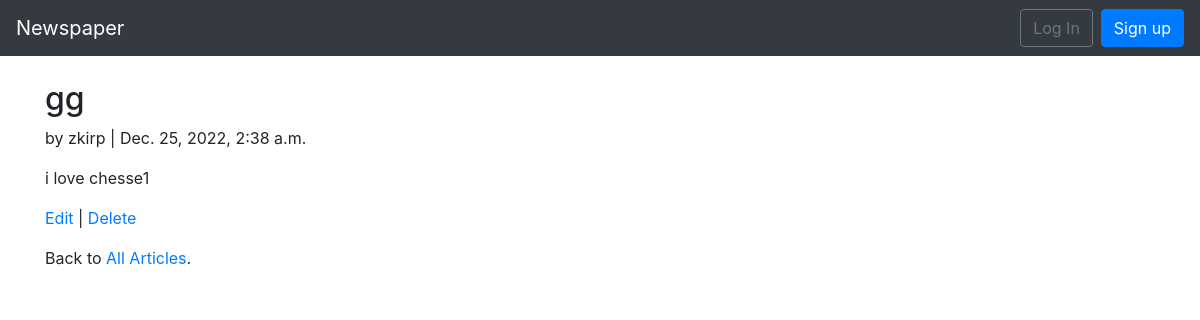
/articles/1/, run on the app's committed database.
### articles/models.py (models this page shows, shortened)
class Article(models.Model):
    title = models.CharField(max_length=255)
    body = models.TextField()
    date = models.DateTimeField(auto_now_add=True)
    author = models.ForeignKey(
        settings.AUTH_USER_MODEL,
        on_delete=models.CASCADE,)

### users/models.py (models this page shows)
class CustomUser(AbstractUser):
    age = models.PositiveIntegerField(default=0)

### articles/views.py (the view)
# urls.py: path('<int:pk>/', views.ArticleDetailView.as_view(), name='article_detail'),
class ArticleDetailView(DetailView):
    model = models.Article
    template_name = 'article_detail.html'

### templates/article_detail.html
{% extends "base.html" %}
{% block content %}
<div class="article-entry">
  <h2>{{ object.title }}</h2>
  <p>by {{ object.author }} | {{ object.date }}</p>
  <p>{{ object.body }}</p>
</div>
<p><a href="{% url 'article_edit' article.pk %}">Edit</a> |
  <a href="{% url 'article_delete' article.pk %}">Delete</a></p>
<p>Back to <a href="{% url 'article_list' %}">All Articles</a>.</p>
{% endblock content %}

### data on the page
Article: title "gg", author "zkirp", date "Dec. 25, 2022, 2:38 a.m.", body "i love chesse1"
